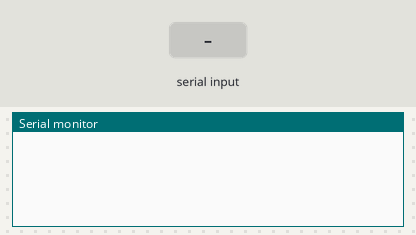
The sketch below on a simulated Arduino Leonardo, built with avr-gcc and run on an emulated ATmega32U4. On the bench: the last lines printed to the serial monitor. The test bench sets the inputs (shaded band). The ROS host is connected and sends only what is stated.

Above: at 1.2 s.
1.3 s: "90,45\n" received over the second serial link
At 2.0 s:
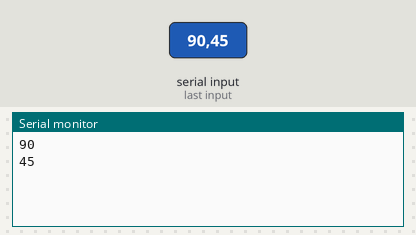
2.8 s: "30,150\n" received over the second serial link
At 5.0 s:
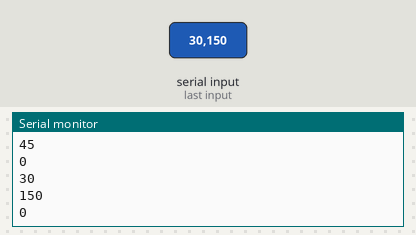
Timing chart, 0 to 6.5 s (numbered marks = the images above; inputs shaded):
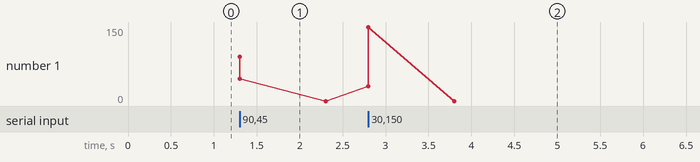

The sketch:

WRS_uno_to_ros.ino
```cpp
/*
 * rosserial Publisher Example
 * Prints "hello world!"
 */

// Use the following line if you have a Leonardo or MKR1000
//#define USE_USBCON

#include <SoftwareSerial.h>
#include <ros.h>
#include <std_msgs/String.h>
#include <std_msgs/Int32.h>


SoftwareSerial ArduinoUno(3,2);

ros::NodeHandle nh;

std_msgs::String str_msg;
std_msgs::Int32 int_msg;

ros::Publisher chatter("esp_topic", &int_msg);

char hello[13] = "hello world!";
char cstr[4] = "0";

void setup()
{
  Serial.begin(115200);
  ArduinoUno.begin(4800);

  nh.initNode();
  nh.advertise(chatter);
}

void loop()
{
  while(ArduinoUno.available() > 0)
  {
    int val = ArduinoUno.parseInt();
    //if(ArduinoUno.read() == '\n');
    //{
      Serial.println(val);
      int_msg.data = val;
      chatter.publish( &int_msg );
      //}
    }

  nh.spinOnce();
}
```

Measured:
- after the input at 1.3 s, the serial monitor: prints a new line at once (image 1)
- after the input at 2.8 s, the serial monitor: prints a new line at once (image 2)
